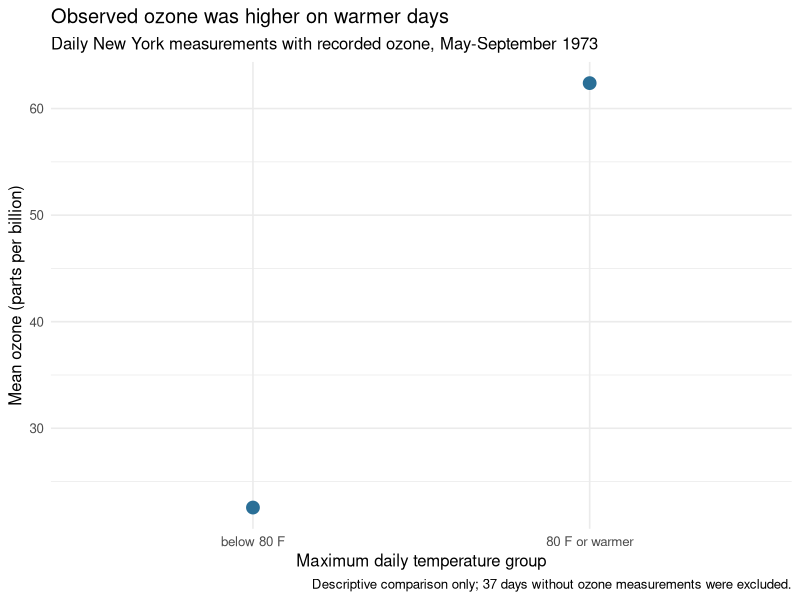

Here is the R script that generated this plot:
## ---- chunk 1
#| label: w07-setup
required_paths <- c("week07-verb-checks.R", "week07-dplyr-eda.R")
## ---- chunk 2
#| label: w07-author-paths
#| include: false
required_paths <- ifelse(startsWith(required_paths, "data/"), required_paths,
                         file.path("downloads", required_paths))
## ---- chunk 3
#| label: w07-setup-check
#| output: false
missing_paths <- required_paths[!file.exists(required_paths)]
if (length(missing_paths) == 0) {
  cat("Setup OK\n")
} else {
  cat("Missing from the current folder:\n", paste(missing_paths, collapse = "\n"), "\n", sep = "")
}
## ---- chunk 4
#| label: w07-reference-1
# MATH 346 - possible worked solution
# Compare only after attempting the starter; other correct implementations are possible.

# MATH 346 - Week 7
# One transformation verb at a time, with a check after every step

library(dplyr)

air <- airquality |>
  as_tibble() |>
  rename(
    ozone_ppb = Ozone,
    wind_mph = Wind,
    temp_f = Temp,
    month = Month,
    day = Day
  )

selected <- air |>
  select(month, day, ozone_ppb, temp_f, wind_mph)

warm_days <- selected |>
  filter(temp_f >= 80)

with_celsius <- warm_days |>
  mutate(temp_c = (temp_f - 32) * 5 / 9)

ordered_ozone <- with_celsius |>
  arrange(desc(ozone_ppb))

warm_month_counts <- with_celsius |>
  count(month, name = "n_warm_days") |>
  arrange(month)

stopifnot(
  nrow(selected) == nrow(air),
  identical(names(selected), c("month", "day", "ozone_ppb", "temp_f", "wind_mph")),
  nrow(warm_days) <= nrow(selected),
  nrow(warm_days) == 73,
  nrow(with_celsius) == nrow(warm_days),
  "temp_c" %in% names(with_celsius),
  all(abs(with_celsius$temp_c - (with_celsius$temp_f - 32) * 5 / 9) < 1e-12),
  sum(warm_month_counts$n_warm_days) == nrow(warm_days),
  all(diff(ordered_ozone$ozone_ppb[!is.na(ordered_ozone$ozone_ppb)]) <= 0)
)

print(warm_month_counts)
cat("select: rows preserved =", nrow(selected), "\n")
cat("filter: warm rows retained =", nrow(warm_days), "\n")
cat("mutate: Celsius variable checked for every retained row.\n")
cat("arrange: observed ozone values are in descending order.\n")
cat("All one-verb checks passed.\n")
## ---- chunk 5
#| label: w07-reference-2
# MATH 346 - possible worked solution
# Compare only after attempting the starter; other correct implementations are possible.

# MATH 346 - Week 7
# Data transformation as question-answering with dplyr

library(dplyr)
library(ggplot2)

# Daily New York air-quality measurements, May-September 1973.
air <- airquality |>
  as_tibble() |>
  rename(
    ozone_ppb = Ozone,
    solar_radiation_langleys = Solar.R,
    wind_mph = Wind,
    temp_f = Temp,
    month = Month,
    day = Day
  )

missing_audit <- air |>
  summarize(
    rows = n(),
    missing_ozone = sum(is.na(ozone_ppb)),
    missing_temperature = sum(is.na(temp_f))
  )

print(missing_audit)

# Question: How does observed ozone differ between cooler and warmer days?
# Only rows with both variables observed can answer this question.
analysis_days <- air |>
  filter(!is.na(ozone_ppb), !is.na(temp_f)) |>
  mutate(
    temp_c = (temp_f - 32) * 5 / 9,
    temperature_band = if_else(
      temp_f >= 80,
      "80 F or warmer",
      "below 80 F"
    ),
    temperature_band = factor(
      temperature_band,
      levels = c("below 80 F", "80 F or warmer")
    )
  ) |>
  select(
    month, day, ozone_ppb, temp_f, temp_c, wind_mph, temperature_band
  )

temperature_summary <- analysis_days |>
  group_by(temperature_band) |>
  summarize(
    n_days = n(),
    mean_ozone_ppb = mean(ozone_ppb),
    median_ozone_ppb = median(ozone_ppb),
    .groups = "drop"
  )

monthly_summary <- analysis_days |>
  group_by(month) |>
  summarize(
    n_days = n(),
    mean_ozone_ppb = mean(ozone_ppb),
    .groups = "drop"
  ) |>
  arrange(month)

print(temperature_summary)
print(monthly_summary)

stopifnot(
  nrow(air) == 153,
  missing_audit$missing_ozone == 37,
  missing_audit$missing_temperature == 0,
  nrow(analysis_days) == 116,
  sum(temperature_summary$n_days) == nrow(analysis_days),
  sum(monthly_summary$n_days) == nrow(analysis_days),
  nrow(temperature_summary) == 2,
  nrow(monthly_summary) == 5,
  !anyNA(temperature_summary),
  all(abs(analysis_days$temp_c - (analysis_days$temp_f - 32) * 5 / 9) < 1e-12)
)

summary_plot <- ggplot(
  temperature_summary,
  aes(x = temperature_band, y = mean_ozone_ppb)
) +
  geom_point(size = 4, color = "#2A6F97") +
  labs(
    title = "Observed ozone was higher on warmer days",
    subtitle = "Daily New York measurements with recorded ozone, May-September 1973",
    x = "Maximum daily temperature group",
    y = "Mean ozone (parts per billion)",
    caption = "Descriptive comparison only; 37 days without ozone measurements were excluded."
  ) +
  theme_minimal(base_size = 12)

plot_data <- ggplot_build(summary_plot)$data[[1]]
stopifnot(nrow(plot_data) == nrow(temperature_summary))

print(summary_plot)
cat("Rows retained for the question:", nrow(analysis_days), "of", nrow(air), "\n")
cat("All Week 7 transformation checks passed.\n")
## ---- chunk 6
#| label: w07-reference-ai
# MATH 346 - Week 7
# AI pipeline critique starter
#
# Prompt: "Compare observed ozone on cooler and warmer days."
# The generated code runs, but it answers a different question.

library(dplyr)

ai_pipeline <- airquality |>
  as_tibble() |>
  filter(Temp >= 80, !is.na(Ozone)) |>
  group_by(Month) |>
  summarize(
    n_days = n(),
    mean_ozone = mean(Ozone),
    .groups = "drop"
  )

print(ai_pipeline)

stopifnot(
  nrow(ai_pipeline) > 0,
  !anyNA(ai_pipeline),
  sum(ai_pipeline$n_days) == 57
)

cat("The generated pipeline runs and produces plausible numbers.\n")
cat("It keeps only warmer days and groups by month, so it cannot compare cooler and warmer days.\n")

# Review questions:
# 1. Which rows were removed before any comparison was made?
# 2. Is Month the grouping variable requested by the prompt?
# 3. What derived variable would represent the two requested groups?
# 4. How many rows have missing ozone, and where should that be documented?
# 5. Which counts should add back to the number of usable rows?
